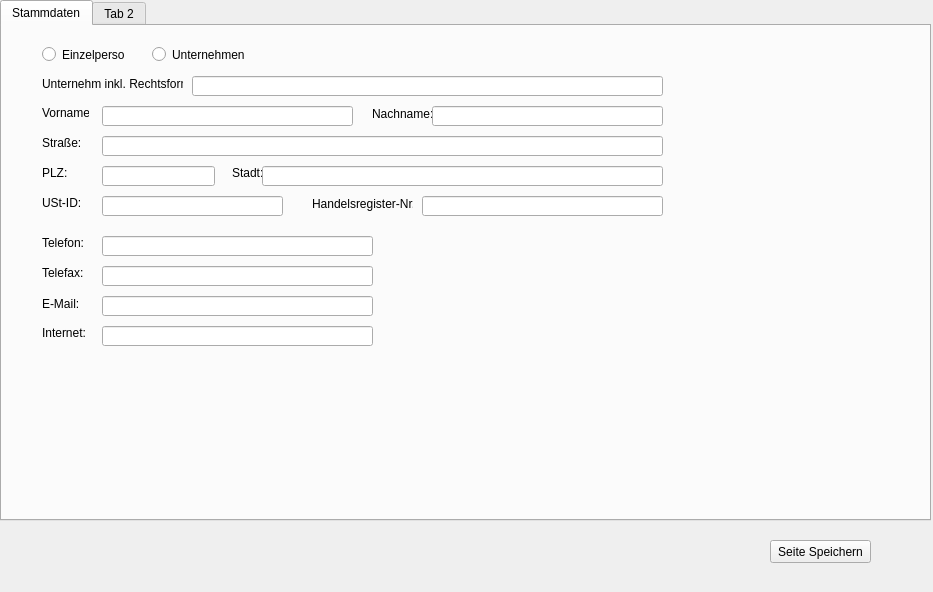
<?xml version="1.0" encoding="UTF-8"?>
<ui version="4.0">
 <class>QV_Settings</class>
 <widget class="QWidget" name="QV_Settings">
  <property name="geometry">
   <rect>
    <x>0</x>
    <y>0</y>
    <width>933</width>
    <height>592</height>
   </rect>
  </property>
  <property name="windowTitle">
   <string>QV_Settings</string>
  </property>
  <widget class="QTabWidget" name="tabWidget">
   <property name="geometry">
    <rect>
     <x>0</x>
     <y>0</y>
     <width>931</width>
     <height>521</height>
    </rect>
   </property>
   <widget class="QWidget" name="tab_stamm">
    <attribute name="title">
     <string>Stammdaten</string>
    </attribute>
    <widget class="QRadioButton" name="radioButton">
     <property name="geometry">
      <rect>
       <x>40</x>
       <y>20</y>
       <width>82</width>
       <height>17</height>
      </rect>
     </property>
     <property name="text">
      <string>Einzelperson</string>
     </property>
    </widget>
    <widget class="QRadioButton" name="radioButton_2">
     <property name="geometry">
      <rect>
       <x>150</x>
       <y>20</y>
       <width>101</width>
       <height>17</height>
      </rect>
     </property>
     <property name="text">
      <string>Unternehmen</string>
     </property>
    </widget>
    <widget class="QLabel" name="label">
     <property name="geometry">
      <rect>
       <x>40</x>
       <y>50</y>
       <width>141</width>
       <height>16</height>
      </rect>
     </property>
     <property name="text">
      <string>Unternehm inkl. Rechtsform</string>
     </property>
    </widget>
    <widget class="QLabel" name="label_2">
     <property name="geometry">
      <rect>
       <x>40</x>
       <y>80</y>
       <width>47</width>
       <height>13</height>
      </rect>
     </property>
     <property name="text">
      <string>Vorname:</string>
     </property>
    </widget>
    <widget class="QLabel" name="label_3">
     <property name="geometry">
      <rect>
       <x>370</x>
       <y>80</y>
       <width>61</width>
       <height>16</height>
      </rect>
     </property>
     <property name="text">
      <string>Nachname:</string>
     </property>
    </widget>
    <widget class="QLabel" name="label_4">
     <property name="geometry">
      <rect>
       <x>40</x>
       <y>110</y>
       <width>47</width>
       <height>13</height>
      </rect>
     </property>
     <property name="text">
      <string>Straße:</string>
     </property>
    </widget>
    <widget class="QLabel" name="label_5">
     <property name="geometry">
      <rect>
       <x>40</x>
       <y>140</y>
       <width>47</width>
       <height>13</height>
      </rect>
     </property>
     <property name="text">
      <string>PLZ:</string>
     </property>
    </widget>
    <widget class="QLabel" name="label_6">
     <property name="geometry">
      <rect>
       <x>230</x>
       <y>140</y>
       <width>47</width>
       <height>13</height>
      </rect>
     </property>
     <property name="text">
      <string>Stadt:</string>
     </property>
    </widget>
    <widget class="QLabel" name="label_7">
     <property name="geometry">
      <rect>
       <x>40</x>
       <y>170</y>
       <width>47</width>
       <height>13</height>
      </rect>
     </property>
     <property name="text">
      <string>USt-ID:</string>
     </property>
    </widget>
    <widget class="QLabel" name="label_8">
     <property name="geometry">
      <rect>
       <x>310</x>
       <y>170</y>
       <width>101</width>
       <height>16</height>
      </rect>
     </property>
     <property name="text">
      <string>Handelsregister-Nr.:</string>
     </property>
    </widget>
    <widget class="QLineEdit" name="tb_unternehmen">
     <property name="geometry">
      <rect>
       <x>190</x>
       <y>50</y>
       <width>471</width>
       <height>20</height>
      </rect>
     </property>
    </widget>
    <widget class="QLineEdit" name="tb_vorname">
     <property name="geometry">
      <rect>
       <x>100</x>
       <y>80</y>
       <width>251</width>
       <height>20</height>
      </rect>
     </property>
    </widget>
    <widget class="QLineEdit" name="tb_nachname">
     <property name="geometry">
      <rect>
       <x>430</x>
       <y>80</y>
       <width>231</width>
       <height>20</height>
      </rect>
     </property>
    </widget>
    <widget class="QLineEdit" name="tb_strasse">
     <property name="geometry">
      <rect>
       <x>100</x>
       <y>110</y>
       <width>561</width>
       <height>20</height>
      </rect>
     </property>
    </widget>
    <widget class="QLineEdit" name="tb_plz">
     <property name="geometry">
      <rect>
       <x>100</x>
       <y>140</y>
       <width>113</width>
       <height>20</height>
      </rect>
     </property>
    </widget>
    <widget class="QLineEdit" name="tb_stadt">
     <property name="geometry">
      <rect>
       <x>260</x>
       <y>140</y>
       <width>401</width>
       <height>20</height>
      </rect>
     </property>
    </widget>
    <widget class="QLineEdit" name="tb_uid">
     <property name="geometry">
      <rect>
       <x>100</x>
       <y>170</y>
       <width>181</width>
       <height>20</height>
      </rect>
     </property>
    </widget>
    <widget class="QLineEdit" name="tb_handelsregister">
     <property name="geometry">
      <rect>
       <x>420</x>
       <y>170</y>
       <width>241</width>
       <height>20</height>
      </rect>
     </property>
    </widget>
    <widget class="QLabel" name="label_9">
     <property name="geometry">
      <rect>
       <x>40</x>
       <y>210</y>
       <width>47</width>
       <height>13</height>
      </rect>
     </property>
     <property name="text">
      <string>Telefon:</string>
     </property>
    </widget>
    <widget class="QLabel" name="label_10">
     <property name="geometry">
      <rect>
       <x>40</x>
       <y>240</y>
       <width>47</width>
       <height>13</height>
      </rect>
     </property>
     <property name="text">
      <string>Telefax:</string>
     </property>
    </widget>
    <widget class="QLabel" name="label_11">
     <property name="geometry">
      <rect>
       <x>40</x>
       <y>270</y>
       <width>41</width>
       <height>16</height>
      </rect>
     </property>
     <property name="text">
      <string>E-Mail:</string>
     </property>
    </widget>
    <widget class="QLabel" name="label_12">
     <property name="geometry">
      <rect>
       <x>40</x>
       <y>300</y>
       <width>47</width>
       <height>13</height>
      </rect>
     </property>
     <property name="text">
      <string>Internet:</string>
     </property>
    </widget>
    <widget class="QLineEdit" name="tb_telefon">
     <property name="geometry">
      <rect>
       <x>100</x>
       <y>210</y>
       <width>271</width>
       <height>20</height>
      </rect>
     </property>
    </widget>
    <widget class="QLineEdit" name="tb_fax">
     <property name="geometry">
      <rect>
       <x>100</x>
       <y>240</y>
       <width>271</width>
       <height>20</height>
      </rect>
     </property>
    </widget>
    <widget class="QLineEdit" name="tb_email">
     <property name="geometry">
      <rect>
       <x>100</x>
       <y>270</y>
       <width>271</width>
       <height>20</height>
      </rect>
     </property>
    </widget>
    <widget class="QLineEdit" name="tb_internet">
     <property name="geometry">
      <rect>
       <x>100</x>
       <y>300</y>
       <width>271</width>
       <height>20</height>
      </rect>
     </property>
    </widget>
   </widget>
   <widget class="QWidget" name="tab_2">
    <attribute name="title">
     <string>Tab 2</string>
    </attribute>
   </widget>
  </widget>
  <widget class="QPushButton" name="btn_SiteSave">
   <property name="geometry">
    <rect>
     <x>770</x>
     <y>540</y>
     <width>101</width>
     <height>23</height>
    </rect>
   </property>
   <property name="text">
    <string>Seite Speichern</string>
   </property>
  </widget>
 </widget>
 <layoutdefault spacing="6" margin="11"/>
 <resources/>
 <connections/>
</ui>
